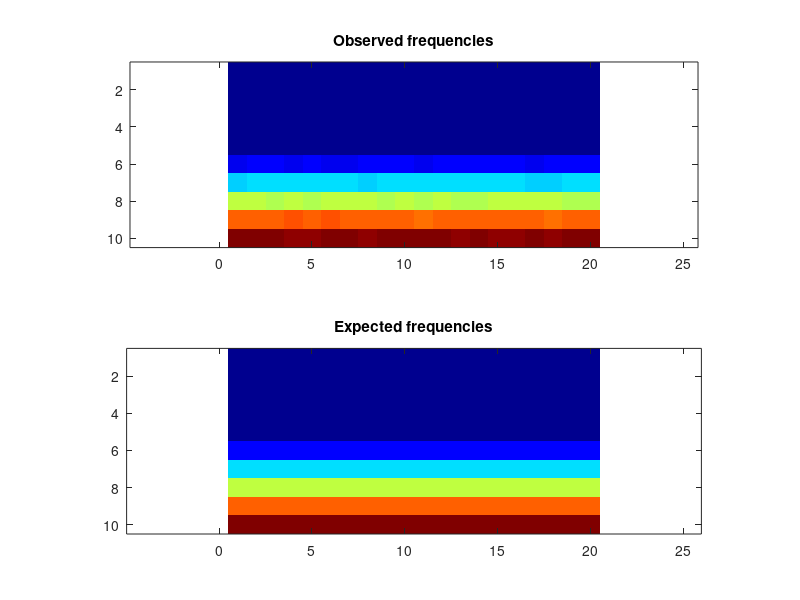

This figure's MATLAB source:
obsFrequencies = [ 0, 0, 0, 0, 0, 0, 0, 0, 0, 0, 0, 0, 0, 0, 0, 0, 0, 0, 0, 0; 0, 0, 0, 0, 0, 0, 0, 0, 0, 0, 0, 0, 0, 0, 0, 0, 0, 0, 0, 0; 0, 0, 0, 0, 0, 0, 0, 0, 0, 0, 0, 0, 0, 0, 0, 0, 0, 0, 0, 0; 0, 0, 0, 0, 0, 0, 0, 0, 0, 0, 0, 0, 0, 0, 0, 0, 0, 0, 0, 0; 0, 0, 0, 0, 0, 0, 0, 0, 0, 0, 0, 0, 0, 0, 0, 0, 0, 0, 0, 0; 1925, 2008, 2045, 1974, 2052, 1968, 1910, 2047, 2077, 1997, 1963, 2064, 2050, 2041, 2033, 1997, 1984, 2008, 1990, 2066; 5870, 6097, 6072, 6006, 5971, 5979, 5990, 5948, 6094, 5980, 5987, 6045, 6022, 6036, 5993, 6009, 5928, 5960, 6158, 6098; 9978, 10032, 9920, 10097, 9797, 9945, 10011, 9964, 9924, 10129, 9885, 10055, 9940, 9863, 9956, 9956, 10157, 9959, 9712, 9862; 13993, 13964, 13993, 14232, 13983, 14336, 14086, 14032, 14119, 14010, 13877, 14082, 13979, 14115, 14054, 13961, 14018, 13917, 14055, 13994; 17911, 18112, 18119, 17882, 17876, 18028, 18097, 17858, 18136, 17955, 18184, 18098, 17802, 17975, 17753, 17883, 18123, 17870, 17989, 17965 ];
expFrequencies = [ 0, 0, 0, 0, 0, 0, 0, 0, 0, 0, 0, 0, 0, 0, 0, 0, 0, 0, 0, 0; 0, 0, 0, 0, 0, 0, 0, 0, 0, 0, 0, 0, 0, 0, 0, 0, 0, 0, 0, 0; 0, 0, 0, 0, 0, 0, 0, 0, 0, 0, 0, 0, 0, 0, 0, 0, 0, 0, 0, 0; 0, 0, 0, 0, 0, 0, 0, 0, 0, 0, 0, 0, 0, 0, 0, 0, 0, 0, 0, 0; 0, 0, 0, 0, 0, 0, 0, 0, 0, 0, 0, 0, 0, 0, 0, 0, 0, 0, 0, 0; 2000, 2000, 2000, 2000, 2000, 2000, 2000, 2000, 2000, 2000, 2000, 2000, 2000, 2000, 2000, 2000, 2000, 2000, 2000, 2000; 6000, 6000, 6000, 6000, 6000, 6000, 6000, 6000, 6000, 6000, 6000, 6000, 6000, 6000, 5999.99, 6000, 6000, 5999.99, 6000, 6000; 10000, 10000, 10000, 10000, 10000, 10000, 10000, 10000, 10000, 10000, 10000, 10000, 10000, 10000, 9999.99, 10000, 10000, 9999.99, 10000, 10000; 14000, 14000, 14000, 14000, 14000, 14000, 14000, 14000, 14000, 14000, 14000, 14000, 14000, 14000, 14000, 14000, 14000, 14000, 14000, 14000; 18000, 18000, 18000, 18000, 18000, 18000, 18000, 18000, 18000, 18000, 18000, 18000, 18000, 18000, 18000, 18000, 18000, 18000, 18000, 18000 ];
colormap(jet);
clf; subplot(2,1,1);
imagesc(obsFrequencies);
title('Observed frequencies');
axis equal;
subplot(2,1,2);
imagesc(expFrequencies);
axis equal;
title('Expected frequencies');
